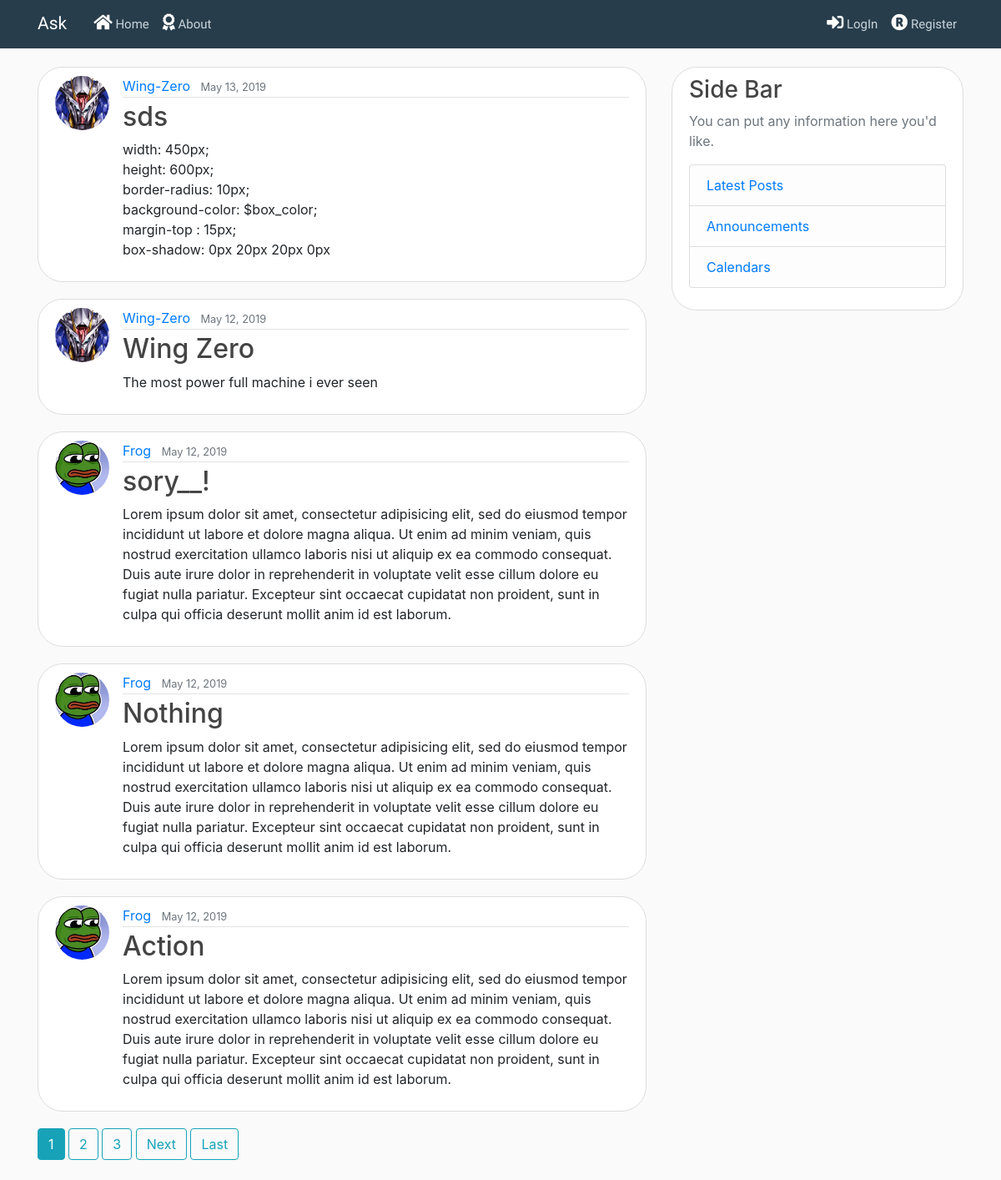
The page / on the database its author committed.
### blog/models.py (models this page shows, shortened)
class Post(models.Model):
    title = models.CharField(max_length=100)
    content = models.TextField()
    date_posted = models.DateTimeField(default=timezone.now)
    author = models.ForeignKey(User, on_delete=models.CASCADE)

### users/models.py (models this page shows, shortened)
class Profile(models.Model):
    user = models.OneToOneField(User, on_delete=models.CASCADE)
    image = models.ImageField(default='default.jpg', upload_to='profile_pics')

### blog/views.py (the view)
# urls.py: path('', views.PostListView.as_view(), name='home'),
class PostListView(generic.ListView):
    model = Post
    template_name = 'blog/home.html'  # <app>/<model>_<viewtype>.html
    context_object_name = 'posts'
    ordering = ['-date_posted']
    paginate_by = 5

### blog/templates/blog/home.html (shortened to what this page needs)
{% extends "blog/base.html" %}
{% block content %}
    {% for post in posts %}
        <article class="media content-section">
          <img class="rounded-circle article-img" src="{{ post.author.profile.image.url }}">
          <div class="media-body">
            <div class="article-metadata">
              <a class="mr-2" href="{% url 'user-posts' post.author.username %}">{{ post.author }}</a>
              <small class="text-muted">{{ post.date_posted|date:"F d, Y" }}</small>
            </div>
            <h2><a class="article-title" href="{% url 'post-detail' post.id %}">{{ post.title }}</a></h2>
            <p class="article-content">{{ post.content }}</p>
          </div>
        </article>
    {% endfor %}
    {% if is_paginated %}
      {% for num in page_obj.paginator.page_range %}
        {% if page_obj.number == num %}
          <a class="btn btn-info mb-4" href="?page={{ num }}">{{ num }}</a>
        {% elif num > page_obj.number|add:'-3' and num < page_obj.number|add:'3' %}
          <a class="btn btn-outline-info mb-4" href="?page={{ num }}">{{ num }}</a>
        {% endif %}
      {% endfor %}
      {% if page_obj.has_next %}
        <a class="btn btn-outline-info mb-4" href="?page={{ page_obj.next_page_number }}">Next</a>
        <a class="btn btn-outline-info mb-4" href="?page={{ page_obj.paginator.num_pages }}">Last</a>
      {% endif %}
    {% endif %}
{% endblock content %}

### blog/templates/blog/base.html (shortened to what this page needs)
{% load static %}
<!DOCTYPE html>
<html>
<head>
    <link rel="stylesheet" href="https://maxcdn.bootstrapcdn.com/bootstrap/4.0.0/css/bootstrap.min.css">
    <link rel="stylesheet" href="https://use.fontawesome.com/releases/v5.8.2/css/all.css">
    <link rel="stylesheet" type="text/css" href="{% static 'blog/main.css' %}">
</head>
<body>
    <header class="site-header">
      <nav class="navbar navbar-expand-md navbar-dark bg-steel fixed-top">
        <div class="container">
          <a id="site-logo" class="navbar-brand mr-4" href="{% url 'home' %}">Ask</a>
          <div class="collapse navbar-collapse" id="navbarToggle">
            <div class="navbar-nav mr-auto">
              <a class="nav-item nav-link" href="{% url 'home' %}">
                <span><i class="fas fa-home"></i></span>
                Home
              </a>
              <a class="nav-item nav-link" href="{% url 'about' %}">
                <span><i class="fas fa-award"></i></span>
                About</a>
            </div>
            <div class="navbar-nav">
              {% if user.is_authenticated %}
                <a class="nav-item nav-link" href="{% url 'post-create' %}">
                  <span><i class="fas fa-lightbulb"></i></span>
                  Post</a>
                <a class="nav-item nav-link" href="{% url 'profile' %}">
                  <span><i class="fas fa-user-circle"></i></span>
                  Profile</a>
                <a class="nav-item nav-link" href="{% url 'logout' %}">
                  <span><i class="fas fa-sign-out-alt"></i></span>
                  LogOut</a>
              {% else %}
                <a class="nav-item nav-link" href="{% url 'login' %}">
                  <span><i class="fas fa-sign-in-alt"></i></span>
                  LogIn</a>
                <a class="nav-item nav-link" href="{% url 'register' %}">
                  <span><i class="fas fa-registered"></i></span>
                  Register</a>
              {% endif %}
            </div>
          </div>
        </div>
      </nav>
    </header>
    <main role="main" class="container">
      <div class="row">
        <div class="col-md-8">
          {% block content %}{% endblock %}
        </div>
        <div class="col-md-4">
          <div class="content-section">
            <h3>Side Bar</h3>
            <p class='text-muted'>You can put any information here you'd like.
              <ul class="list-group">
                <li class="list-group-item list-group-item-light">
                  <a href="#">Latest Posts</a>
                </li>
                <li class="list-group-item list-group-item-light">
                  <a href="#">Announcements</a>
                </li>
                <li class="list-group-item list-group-item-light">
                  <a href="#">Calendars</a>
                </li>
              </ul>
            </p>
          </div>
        </div>
      </div>
    </main>
</body>
</html>

### blog/static/blog/main.css (style rules this page uses)
body { background-color: #fafafa; margin-top: 5rem; }
h1, h2, h3, h4, h5, h6 { color: #444444; }
ul { margin: 0; }
.fas { color: #ffffff; font-size: 20px; }
#site-logo { font-size:21px; font-family: 'Carter One', cursive; }
.bg-steel { background-color: #273d4c; font-size:15px; font-family: 'Carter One', cursive; }
.site-header .navbar-nav .nav-link { color: #cbd5db; }
.content-section { background: #ffffff; padding: 10px 20px; border: 1.5px solid #dddddd; border-radius: 30px; margin-bottom: 20px; }
.article-title { color: #444444; }
.article-content { white-space: pre-line; }
.article-img { height: 65px; width: 65px; margin-right: 16px; }
.article-metadata { padding-bottom: 1px; margin-bottom: 4px; border-bottom: 1px solid #e3e3e3 }

### rows shown on the page
Post: author.profile.image (picture), author "Wing-Zero", date_posted "May 13, 2019", title "sds", content "width: 450px; height: 600px; border-radius: 10px; background-color: $box_color; margin-top : 15px; box-shadow: 0px 20px 20px 0px"
Post: author.profile.image (picture), author "Wing-Zero", date_posted "May 12, 2019", title "Wing Zero", content "The most power full machine i ever seen"
Post: author.profile.image (picture), author "Frog", date_posted "May 12, 2019", title "sory__!", content "Lorem ipsum dolor sit amet, consectetur adipisicing elit, sed do eiusmod tempor incididunt ut labore et dolore magna aliqua. Ut enim ad minim veniam, quis nostrud exercitation ullamco laboris nisi ut aliquip ex ea commodo consequat. Duis aute irure dolor in reprehenderit in voluptate velit esse cillum dolore eu fugiat nulla pariatur. Excepteur sint occaecat cupidatat non proident, sunt in culpa qui officia deserunt mollit anim id est laborum."
Post: author.profile.image (picture), author "Frog", date_posted "May 12, 2019", title "Nothing", content "Lorem ipsum dolor sit amet, consectetur adipisicing elit, sed do eiusmod tempor incididunt ut labore et dolore magna aliqua. Ut enim ad minim veniam, quis nostrud exercitation ullamco laboris nisi ut aliquip ex ea commodo consequat. Duis aute irure dolor in reprehenderit in voluptate velit esse cillum dolore eu fugiat nulla pariatur. Excepteur sint occaecat cupidatat non proident, sunt in culpa qui officia deserunt mollit anim id est laborum."
Post: author.profile.image (picture), author "Frog", date_posted "May 12, 2019", title "Action", content "Lorem ipsum dolor sit amet, consectetur adipisicing elit, sed do eiusmod tempor incididunt ut labore et dolore magna aliqua. Ut enim ad minim veniam, quis nostrud exercitation ullamco laboris nisi ut aliquip ex ea commodo consequat. Duis aute irure dolor in reprehenderit in voluptate velit esse cillum dolore eu fugiat nulla pariatur. Excepteur sint occaecat cupidatat non proident, sunt in culpa qui officia deserunt mollit anim id est laborum."

### other values the page prints
{{ num }} "1"
{{ num }} "2" "3"
